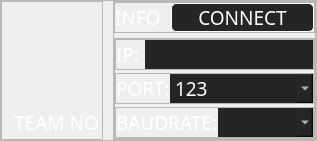
              <widget class="QFrame" name="aboutAndConnection">
               <property name="sizePolicy">
                <sizepolicy hsizetype="Preferred" vsizetype="Preferred">
                 <horstretch>0</horstretch>
                 <verstretch>0</verstretch>
                </sizepolicy>
               </property>
               <property name="styleSheet">
                <string notr="true"/>
               </property>
               <property name="frameShape">
                <enum>QFrame::StyledPanel</enum>
               </property>
               <property name="frameShadow">
                <enum>QFrame::Raised</enum>
               </property>
               <layout class="QHBoxLayout" name="horizontalLayout_2" stretch="1,2">
                <property name="spacing">
                 <number>10</number>
                </property>
                <property name="sizeConstraint">
                 <enum>QLayout::SetDefaultConstraint</enum>
                </property>
                <property name="leftMargin">
                 <number>0</number>
                </property>
                <property name="topMargin">
                 <number>0</number>
                </property>
                <property name="rightMargin">
                 <number>0</number>
                </property>
                <property name="bottomMargin">
                 <number>0</number>
                </property>
                <item>
                 <widget class="QFrame" name="logoAndId">
                  <property name="frameShape">
                   <enum>QFrame::StyledPanel</enum>
                  </property>
                  <property name="frameShadow">
                   <enum>QFrame::Raised</enum>
                  </property>
                  <layout class="QVBoxLayout" name="verticalLayout_3" stretch="3,1">
                   <property name="spacing">
                    <number>0</number>
                   </property>
                   <property name="topMargin">
                    <number>0</number>
                   </property>
                   <property name="rightMargin">
                    <number>0</number>
                   </property>
                   <property name="bottomMargin">
                    <number>0</number>
                   </property>
                   <item>
                    <widget class="QLabel" name="logo">
                     <property name="styleSheet">
                      <string notr="true">image: url(:/logo/logo.svg);</string>
                     </property>
                     <property name="text">
                      <string/>
                     </property>
                    </widget>
                   </item>
                   <item>
                    <widget class="QLabel" name="teamNo">
                     <property name="font">
                      <font>
                       <family>Source Code Pro Medium</family>
                       <pointsize>14</pointsize>
                      </font>
                     </property>
                     <property name="styleSheet">
                      <string notr="true">color: rgb(255, 255, 255);
</string>
                     </property>
                     <property name="text">
                      <string>TEAM NO</string>
                     </property>
                     <property name="alignment">
                      <set>Qt::AlignCenter</set>
                     </property>
                    </widget>
                   </item>
                  </layout>
                 </widget>
                </item>
                <item>
                 <widget class="QFrame" name="connectMenu">
                  <property name="sizePolicy">
                   <sizepolicy hsizetype="Preferred" vsizetype="Preferred">
                    <horstretch>0</horstretch>
                    <verstretch>0</verstretch>
                   </sizepolicy>
                  </property>
                  <property name="frameShape">
                   <enum>QFrame::StyledPanel</enum>
                  </property>
                  <property name="frameShadow">
                   <enum>QFrame::Raised</enum>
                  </property>
                  <layout class="QVBoxLayout" name="verticalLayout_5" stretch="1,3">
                   <property name="spacing">
                    <number>5</number>
                   </property>
                   <property name="leftMargin">
                    <number>0</number>
                   </property>
                   <property name="topMargin">
                    <number>0</number>
                   </property>
                   <property name="rightMargin">
                    <number>0</number>
                   </property>
                   <property name="bottomMargin">
                    <number>0</number>
                   </property>
                   <item>
                    <widget class="QFrame" name="infoConnect">
                     <property name="sizePolicy">
                      <sizepolicy hsizetype="Preferred" vsizetype="Preferred">
                       <horstretch>0</horstretch>
                       <verstretch>0</verstretch>
                      </sizepolicy>
                     </property>
                     <property name="frameShape">
                      <enum>QFrame::StyledPanel</enum>
                     </property>
                     <property name="frameShadow">
                      <enum>QFrame::Raised</enum>
                     </property>
                     <layout class="QHBoxLayout" name="horizontalLayout_3" stretch="1,2">
                      <property name="spacing">
                       <number>10</number>
                      </property>
                      <property name="leftMargin">
                       <number>0</number>
                      </property>
                      <property name="topMargin">
                       <number>0</number>
                      </property>
                      <property name="rightMargin">
                       <number>0</number>
                      </property>
                      <property name="bottomMargin">
                       <number>0</number>
                      </property>
                      <item>
                       <widget class="QLabel" name="infoTitle">
                        <property name="sizePolicy">
                         <sizepolicy hsizetype="Fixed" vsizetype="Expanding">
                          <horstretch>0</horstretch>
                          <verstretch>0</verstretch>
                         </sizepolicy>
                        </property>
                        <property name="font">
                         <font>
                          <family>Source Code Pro Medium</family>
                          <pointsize>14</pointsize>
                         </font>
                        </property>
                        <property name="styleSheet">
                         <string notr="true">color: rgb(255, 255, 255);</string>
                        </property>
                        <property name="text">
                         <string>INFO</string>
                        </property>
                        <property name="alignment">
                         <set>Qt::AlignLeading|Qt::AlignLeft|Qt::AlignVCenter</set>
                        </property>
                       </widget>
                      </item>
                      <item>
                       <widget class="QPushButton" name="connectButton">
                        <property name="sizePolicy">
                         <sizepolicy hsizetype="Expanding" vsizetype="Expanding">
                          <horstretch>0</horstretch>
                          <verstretch>0</verstretch>
                         </sizepolicy>
                        </property>
                        <property name="font">
                         <font>
                          <family>Source Code Pro Medium</family>
                          <pointsize>14</pointsize>
                         </font>
                        </property>
                        <property name="cursor">
                         <cursorShape>PointingHandCursor</cursorShape>
                        </property>
                        <property name="styleSheet">
                         <string notr="true">QPushButton {

color: #ffffff;
background-color:#252525;
border-radius: 5px;
border: 1px solid #fff;

}


QPushButton:hover{
border: 1px solid #ffffff;
color: #000000;
background-color: #ffffff;
border-radius: 5px;


}</string>
                        </property>
                        <property name="text">
                         <string>CONNECT</string>
                        </property>
                       </widget>
                      </item>
                     </layout>
                    </widget>
                   </item>
                   <item>
                    <widget class="QFrame" name="ipPortBaudRate">
                     <property name="frameShape">
                      <enum>QFrame::StyledPanel</enum>
                     </property>
                     <property name="frameShadow">
                      <enum>QFrame::Raised</enum>
                     </property>
                     <layout class="QVBoxLayout" name="verticalLayout_6">
                      <property name="spacing">
                       <number>3</number>
                      </property>
                      <property name="leftMargin">
                       <number>0</number>
                      </property>
                      <property name="topMargin">
                       <number>0</number>
                      </property>
                      <property name="rightMargin">
                       <number>0</number>
                      </property>
                      <property name="bottomMargin">
                       <number>0</number>
                      </property>
                      <item>
                       <widget class="QFrame" name="ipArea">
                        <property name="frameShape">
                         <enum>QFrame::StyledPanel</enum>
                        </property>
                        <property name="frameShadow">
                         <enum>QFrame::Raised</enum>
                        </property>
                        <layout class="QHBoxLayout" name="horizontalLayout_4">
                         <property name="spacing">
                          <number>6</number>
                         </property>
                         <property name="leftMargin">
                          <number>0</number>
                         </property>
                         <property name="topMargin">
                          <number>0</number>
                         </property>
                         <property name="rightMargin">
                          <number>0</number>
                         </property>
                         <property name="bottomMargin">
                          <number>0</number>
                         </property>
                         <item>
                          <widget class="QLabel" name="ipTitle">
                           <property name="font">
                            <font>
                             <family>Source Code Pro Medium</family>
                             <pointsize>14</pointsize>
                            </font>
                           </property>
                           <property name="styleSheet">
                            <string notr="true">color: rgb(255, 255, 255);</string>
                           </property>
                           <property name="text">
                            <string>IP:</string>
                           </property>
                          </widget>
                         </item>
                         <item>
                          <widget class="QLineEdit" name="ipInput">
                           <property name="font">
                            <font>
                             <family>Source Code Pro Medium</family>
                             <pointsize>14</pointsize>
                            </font>
                           </property>
                           <property name="styleSheet">
                            <string notr="true">color: rgb(255, 255, 255);
background-color: rgb(37, 37, 37);
border: 0;</string>
                           </property>
                          </widget>
                         </item>
                        </layout>
                       </widget>
                      </item>
                      <item>
                       <widget class="QFrame" name="portArea">
                        <property name="frameShape">
                         <enum>QFrame::StyledPanel</enum>
                        </property>
                        <property name="frameShadow">
                         <enum>QFrame::Raised</enum>
                        </property>
                        <layout class="QHBoxLayout" name="horizontalLayout_5">
                         <property name="spacing">
                          <number>0</number>
                         </property>
                         <property name="leftMargin">
                          <number>0</number>
                         </property>
                         <property name="topMargin">
                          <number>0</number>
                         </property>
                         <property name="rightMargin">
                          <number>0</number>
                         </property>
                         <property name="bottomMargin">
                          <number>0</number>
                         </property>
                         <item>
                          <widget class="QLabel" name="portTitle">
                           <property name="sizePolicy">
                            <sizepolicy hsizetype="Fixed" vsizetype="Preferred">
                             <horstretch>0</horstretch>
                             <verstretch>0</verstretch>
                            </sizepolicy>
                           </property>
                           <property name="font">
                            <font>
                             <family>Source Code Pro Medium</family>
                             <pointsize>14</pointsize>
                            </font>
                           </property>
                           <property name="styleSheet">
                            <string notr="true">color: rgb(255, 255, 255);</string>
                           </property>
                           <property name="text">
                            <string>PORT:</string>
                           </property>
                          </widget>
                         </item>
                         <item>
                          <widget class="QComboBox" name="portDataList">
                           <property name="font">
                            <font>
                             <family>Source Code Pro Medium</family>
                             <pointsize>14</pointsize>
                            </font>
                           </property>
                           <property name="styleSheet">
                            <string notr="true">color: rgb(255, 255, 255);
background-color: rgb(37, 37, 37);
border: 0;</string>
                           </property>
                           <item>
                            <property name="text">
                             <string>123</string>
                            </property>
                           </item>
                           <item>
                            <property name="text">
                             <string>456</string>
                            </property>
                           </item>
                           <item>
                            <property name="text">
                             <string>789</string>
                            </property>
                           </item>
                          </widget>
                         </item>
                        </layout>
                       </widget>
                      </item>
                      <item>
                       <widget class="QFrame" name="baudrateArea">
                        <property name="frameShape">
                         <enum>QFrame::StyledPanel</enum>
                        </property>
                        <property name="frameShadow">
                         <enum>QFrame::Raised</enum>
                        </property>
                        <layout class="QHBoxLayout" name="horizontalLayout_6">
                         <property name="spacing">
                          <number>0</number>
                         </property>
                         <property name="leftMargin">
                          <number>0</number>
                         </property>
                         <property name="topMargin">
                          <number>0</number>
                         </property>
                         <property name="rightMargin">
                          <number>0</number>
                         </property>
                         <property name="bottomMargin">
                          <number>0</number>
                         </property>
                         <item>
                          <widget class="QLabel" name="baudrateTitle">
                           <property name="sizePolicy">
                            <sizepolicy hsizetype="Fixed" vsizetype="Preferred">
                             <horstretch>0</horstretch>
                             <verstretch>0</verstretch>
                            </sizepolicy>
                           </property>
                           <property name="font">
                            <font>
                             <family>Source Code Pro Medium</family>
                             <pointsize>14</pointsize>
                            </font>
                           </property>
                           <property name="styleSheet">
                            <string notr="true">color: rgb(255, 255, 255);</string>
                           </property>
                           <property name="text">
                            <string>BAUDRATE:</string>
                           </property>
                          </widget>
                         </item>
                         <item>
                          <widget class="QComboBox" name="baudrateDataList">
                           <property name="font">
                            <font>
                             <family>Source Code Pro Medium</family>
                             <pointsize>14</pointsize>
                            </font>
                           </property>
                           <property name="styleSheet">
                            <string notr="true">color: rgb(255, 255, 255);
background-color: rgb(37, 37, 37);
border: 0;</string>
                           </property>
                          </widget>
                         </item>
                        </layout>
                       </widget>
                      </item>
                     </layout>
                    </widget>
                   </item>
                  </layout>
                 </widget>
                </item>
               </layout>
              </widget>
